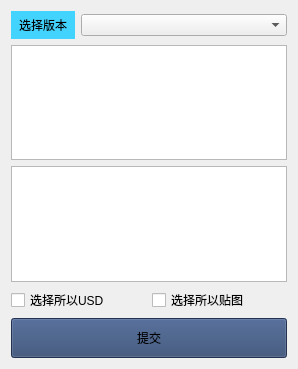
<?xml version="1.0" encoding="UTF-8"?>
<ui version="4.0">
 <class>Widget</class>
 <widget class="QWidget" name="Widget">
  <property name="geometry">
   <rect>
    <x>0</x>
    <y>0</y>
    <width>298</width>
    <height>369</height>
   </rect>
  </property>
  <property name="sizePolicy">
   <sizepolicy hsizetype="Maximum" vsizetype="Maximum">
    <horstretch>0</horstretch>
    <verstretch>0</verstretch>
   </sizepolicy>
  </property>
  <property name="minimumSize">
   <size>
    <width>0</width>
    <height>0</height>
   </size>
  </property>
  <property name="maximumSize">
   <size>
    <width>10000</width>
    <height>10000</height>
   </size>
  </property>
  <property name="sizeIncrement">
   <size>
    <width>200</width>
    <height>400</height>
   </size>
  </property>
  <property name="baseSize">
   <size>
    <width>200</width>
    <height>400</height>
   </size>
  </property>
  <property name="windowTitle">
   <string>Widget</string>
  </property>
  <property name="styleSheet">
   <string notr="true"/>
  </property>
  <layout class="QVBoxLayout" name="verticalLayout">
   <item>
    <layout class="QHBoxLayout" name="horizontalLayout">
     <item>
      <widget class="QLabel" name="label">
       <property name="sizePolicy">
        <sizepolicy hsizetype="Fixed" vsizetype="Fixed">
         <horstretch>0</horstretch>
         <verstretch>0</verstretch>
        </sizepolicy>
       </property>
       <property name="styleSheet">
        <string notr="true">background-color: rgb(66, 211, 255);
padding:5px;</string>
       </property>
       <property name="text">
        <string>选择版本</string>
       </property>
      </widget>
     </item>
     <item>
      <widget class="QComboBox" name="version"/>
     </item>
    </layout>
   </item>
   <item>
    <layout class="QVBoxLayout" name="verticalLayout_2" stretch="0,0">
     <item>
      <widget class="QListWidget" name="img"/>
     </item>
     <item>
      <widget class="QListWidget" name="usd"/>
     </item>
    </layout>
   </item>
   <item>
    <layout class="QHBoxLayout" name="horizontalLayout_2">
     <item>
      <widget class="QCheckBox" name="radUsd">
       <property name="text">
        <string>选择所以USD</string>
       </property>
      </widget>
     </item>
     <item>
      <widget class="QCheckBox" name="radImg">
       <property name="text">
        <string>选择所以贴图</string>
       </property>
      </widget>
     </item>
    </layout>
   </item>
   <item>
    <widget class="QPushButton" name="submit">
     <property name="sizePolicy">
      <sizepolicy hsizetype="Minimum" vsizetype="Maximum">
       <horstretch>0</horstretch>
       <verstretch>0</verstretch>
      </sizepolicy>
     </property>
     <property name="minimumSize">
      <size>
       <width>0</width>
       <height>40</height>
      </size>
     </property>
     <property name="maximumSize">
      <size>
       <width>16777215</width>
       <height>40</height>
      </size>
     </property>
     <property name="styleSheet">
      <string notr="true">background-color: rgb(47, 70, 112);</string>
     </property>
     <property name="text">
      <string>提交</string>
     </property>
    </widget>
   </item>
  </layout>
 </widget>
 <resources/>
 <connections/>
</ui>
